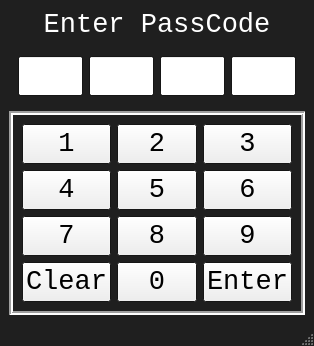
<?xml version="1.0" encoding="UTF-8"?>
<ui version="4.0">
 <class>KeyPad</class>
 <widget class="QMainWindow" name="KeyPad">
  <property name="geometry">
   <rect>
    <x>0</x>
    <y>0</y>
    <width>298</width>
    <height>342</height>
   </rect>
  </property>
  <property name="palette">
   <palette>
    <active>
     <colorrole role="Base">
      <brush brushstyle="SolidPattern">
       <color alpha="255">
        <red>255</red>
        <green>255</green>
        <blue>255</blue>
       </color>
      </brush>
     </colorrole>
     <colorrole role="Window">
      <brush brushstyle="SolidPattern">
       <color alpha="255">
        <red>31</red>
        <green>31</green>
        <blue>31</blue>
       </color>
      </brush>
     </colorrole>
    </active>
    <inactive>
     <colorrole role="Base">
      <brush brushstyle="SolidPattern">
       <color alpha="255">
        <red>255</red>
        <green>255</green>
        <blue>255</blue>
       </color>
      </brush>
     </colorrole>
     <colorrole role="Window">
      <brush brushstyle="SolidPattern">
       <color alpha="255">
        <red>31</red>
        <green>31</green>
        <blue>31</blue>
       </color>
      </brush>
     </colorrole>
    </inactive>
    <disabled>
     <colorrole role="Base">
      <brush brushstyle="SolidPattern">
       <color alpha="255">
        <red>31</red>
        <green>31</green>
        <blue>31</blue>
       </color>
      </brush>
     </colorrole>
     <colorrole role="Window">
      <brush brushstyle="SolidPattern">
       <color alpha="255">
        <red>31</red>
        <green>31</green>
        <blue>31</blue>
       </color>
      </brush>
     </colorrole>
    </disabled>
   </palette>
  </property>
  <property name="windowTitle">
   <string>KeyPad</string>
  </property>
  <widget class="QWidget" name="centralwidget">
   <layout class="QVBoxLayout" name="verticalLayout">
    <item>
     <widget class="QLabel" name="lbl">
      <property name="palette">
       <palette>
        <active>
         <colorrole role="WindowText">
          <brush brushstyle="SolidPattern">
           <color alpha="255">
            <red>255</red>
            <green>255</green>
            <blue>255</blue>
           </color>
          </brush>
         </colorrole>
        </active>
        <inactive>
         <colorrole role="WindowText">
          <brush brushstyle="SolidPattern">
           <color alpha="255">
            <red>255</red>
            <green>255</green>
            <blue>255</blue>
           </color>
          </brush>
         </colorrole>
        </inactive>
        <disabled>
         <colorrole role="WindowText">
          <brush brushstyle="SolidPattern">
           <color alpha="255">
            <red>120</red>
            <green>120</green>
            <blue>120</blue>
           </color>
          </brush>
         </colorrole>
        </disabled>
       </palette>
      </property>
      <property name="font">
       <font>
        <family>Consolas</family>
        <pointsize>20</pointsize>
       </font>
      </property>
      <property name="text">
       <string>Enter PassCode</string>
      </property>
      <property name="alignment">
       <set>Qt::AlignCenter</set>
      </property>
     </widget>
    </item>
    <item>
     <widget class="QFrame" name="FU">
      <property name="sizePolicy">
       <sizepolicy hsizetype="Preferred" vsizetype="Preferred">
        <horstretch>0</horstretch>
        <verstretch>1</verstretch>
       </sizepolicy>
      </property>
      <property name="frameShape">
       <enum>QFrame::NoFrame</enum>
      </property>
      <property name="frameShadow">
       <enum>QFrame::Plain</enum>
      </property>
      <layout class="QHBoxLayout" name="horizontalLayout">
       <item>
        <widget class="QLineEdit" name="in1">
         <property name="sizePolicy">
          <sizepolicy hsizetype="Expanding" vsizetype="Expanding">
           <horstretch>0</horstretch>
           <verstretch>0</verstretch>
          </sizepolicy>
         </property>
         <property name="font">
          <font>
           <family>Consolas</family>
           <pointsize>20</pointsize>
          </font>
         </property>
         <property name="alignment">
          <set>Qt::AlignCenter</set>
         </property>
        </widget>
       </item>
       <item>
        <widget class="QLineEdit" name="in2">
         <property name="sizePolicy">
          <sizepolicy hsizetype="Expanding" vsizetype="Expanding">
           <horstretch>0</horstretch>
           <verstretch>0</verstretch>
          </sizepolicy>
         </property>
         <property name="font">
          <font>
           <family>Consolas</family>
           <pointsize>20</pointsize>
          </font>
         </property>
         <property name="alignment">
          <set>Qt::AlignCenter</set>
         </property>
        </widget>
       </item>
       <item>
        <widget class="QLineEdit" name="in3">
         <property name="sizePolicy">
          <sizepolicy hsizetype="Expanding" vsizetype="Expanding">
           <horstretch>0</horstretch>
           <verstretch>0</verstretch>
          </sizepolicy>
         </property>
         <property name="font">
          <font>
           <family>Consolas</family>
           <pointsize>20</pointsize>
          </font>
         </property>
         <property name="alignment">
          <set>Qt::AlignCenter</set>
         </property>
        </widget>
       </item>
       <item>
        <widget class="QLineEdit" name="in4">
         <property name="sizePolicy">
          <sizepolicy hsizetype="Expanding" vsizetype="Expanding">
           <horstretch>0</horstretch>
           <verstretch>0</verstretch>
          </sizepolicy>
         </property>
         <property name="font">
          <font>
           <family>Consolas</family>
           <pointsize>20</pointsize>
          </font>
         </property>
         <property name="alignment">
          <set>Qt::AlignCenter</set>
         </property>
        </widget>
       </item>
      </layout>
     </widget>
    </item>
    <item>
     <widget class="QFrame" name="FD">
      <property name="sizePolicy">
       <sizepolicy hsizetype="Preferred" vsizetype="Preferred">
        <horstretch>0</horstretch>
        <verstretch>2</verstretch>
       </sizepolicy>
      </property>
      <property name="frameShape">
       <enum>QFrame::Box</enum>
      </property>
      <property name="frameShadow">
       <enum>QFrame::Sunken</enum>
      </property>
      <property name="lineWidth">
       <number>2</number>
      </property>
      <layout class="QGridLayout" name="gridLayout">
       <item row="0" column="0">
        <widget class="QPushButton" name="P1">
         <property name="sizePolicy">
          <sizepolicy hsizetype="Minimum" vsizetype="Expanding">
           <horstretch>0</horstretch>
           <verstretch>0</verstretch>
          </sizepolicy>
         </property>
         <property name="font">
          <font>
           <family>Consolas</family>
           <pointsize>20</pointsize>
          </font>
         </property>
         <property name="text">
          <string>1</string>
         </property>
        </widget>
       </item>
       <item row="0" column="1">
        <widget class="QPushButton" name="P2">
         <property name="sizePolicy">
          <sizepolicy hsizetype="Minimum" vsizetype="Expanding">
           <horstretch>0</horstretch>
           <verstretch>0</verstretch>
          </sizepolicy>
         </property>
         <property name="font">
          <font>
           <family>Consolas</family>
           <pointsize>20</pointsize>
          </font>
         </property>
         <property name="text">
          <string>2</string>
         </property>
        </widget>
       </item>
       <item row="0" column="2">
        <widget class="QPushButton" name="P3">
         <property name="sizePolicy">
          <sizepolicy hsizetype="Minimum" vsizetype="Expanding">
           <horstretch>0</horstretch>
           <verstretch>0</verstretch>
          </sizepolicy>
         </property>
         <property name="font">
          <font>
           <family>Consolas</family>
           <pointsize>20</pointsize>
          </font>
         </property>
         <property name="text">
          <string>3</string>
         </property>
        </widget>
       </item>
       <item row="1" column="0">
        <widget class="QPushButton" name="P4">
         <property name="sizePolicy">
          <sizepolicy hsizetype="Minimum" vsizetype="Expanding">
           <horstretch>0</horstretch>
           <verstretch>0</verstretch>
          </sizepolicy>
         </property>
         <property name="font">
          <font>
           <family>Consolas</family>
           <pointsize>20</pointsize>
          </font>
         </property>
         <property name="text">
          <string>4</string>
         </property>
        </widget>
       </item>
       <item row="1" column="1">
        <widget class="QPushButton" name="P5">
         <property name="sizePolicy">
          <sizepolicy hsizetype="Minimum" vsizetype="Expanding">
           <horstretch>0</horstretch>
           <verstretch>0</verstretch>
          </sizepolicy>
         </property>
         <property name="font">
          <font>
           <family>Consolas</family>
           <pointsize>20</pointsize>
          </font>
         </property>
         <property name="text">
          <string>5</string>
         </property>
        </widget>
       </item>
       <item row="1" column="2">
        <widget class="QPushButton" name="P6">
         <property name="sizePolicy">
          <sizepolicy hsizetype="Minimum" vsizetype="Expanding">
           <horstretch>0</horstretch>
           <verstretch>0</verstretch>
          </sizepolicy>
         </property>
         <property name="font">
          <font>
           <family>Consolas</family>
           <pointsize>20</pointsize>
          </font>
         </property>
         <property name="text">
          <string>6</string>
         </property>
        </widget>
       </item>
       <item row="2" column="0">
        <widget class="QPushButton" name="P7">
         <property name="sizePolicy">
          <sizepolicy hsizetype="Minimum" vsizetype="Expanding">
           <horstretch>0</horstretch>
           <verstretch>0</verstretch>
          </sizepolicy>
         </property>
         <property name="font">
          <font>
           <family>Consolas</family>
           <pointsize>20</pointsize>
          </font>
         </property>
         <property name="text">
          <string>7</string>
         </property>
        </widget>
       </item>
       <item row="2" column="1">
        <widget class="QPushButton" name="P8">
         <property name="sizePolicy">
          <sizepolicy hsizetype="Minimum" vsizetype="Expanding">
           <horstretch>0</horstretch>
           <verstretch>0</verstretch>
          </sizepolicy>
         </property>
         <property name="font">
          <font>
           <family>Consolas</family>
           <pointsize>20</pointsize>
          </font>
         </property>
         <property name="text">
          <string>8</string>
         </property>
        </widget>
       </item>
       <item row="2" column="2">
        <widget class="QPushButton" name="P9">
         <property name="sizePolicy">
          <sizepolicy hsizetype="Minimum" vsizetype="Expanding">
           <horstretch>0</horstretch>
           <verstretch>0</verstretch>
          </sizepolicy>
         </property>
         <property name="font">
          <font>
           <family>Consolas</family>
           <pointsize>20</pointsize>
          </font>
         </property>
         <property name="text">
          <string>9</string>
         </property>
        </widget>
       </item>
       <item row="3" column="0">
        <widget class="QPushButton" name="PC">
         <property name="sizePolicy">
          <sizepolicy hsizetype="Minimum" vsizetype="Expanding">
           <horstretch>0</horstretch>
           <verstretch>0</verstretch>
          </sizepolicy>
         </property>
         <property name="font">
          <font>
           <family>Consolas</family>
           <pointsize>20</pointsize>
          </font>
         </property>
         <property name="text">
          <string>Clear</string>
         </property>
        </widget>
       </item>
       <item row="3" column="1">
        <widget class="QPushButton" name="P0">
         <property name="sizePolicy">
          <sizepolicy hsizetype="Minimum" vsizetype="Expanding">
           <horstretch>0</horstretch>
           <verstretch>0</verstretch>
          </sizepolicy>
         </property>
         <property name="font">
          <font>
           <family>Consolas</family>
           <pointsize>20</pointsize>
          </font>
         </property>
         <property name="text">
          <string>0</string>
         </property>
        </widget>
       </item>
       <item row="3" column="2">
        <widget class="QPushButton" name="PE">
         <property name="sizePolicy">
          <sizepolicy hsizetype="Minimum" vsizetype="Expanding">
           <horstretch>0</horstretch>
           <verstretch>0</verstretch>
          </sizepolicy>
         </property>
         <property name="font">
          <font>
           <family>Consolas</family>
           <pointsize>20</pointsize>
          </font>
         </property>
         <property name="text">
          <string>Enter</string>
         </property>
        </widget>
       </item>
      </layout>
     </widget>
    </item>
   </layout>
  </widget>
  <widget class="QStatusBar" name="statusbar"/>
 </widget>
 <resources/>
 <connections>
  <connection>
   <sender>PC</sender>
   <signal>clicked()</signal>
   <receiver>in1</receiver>
   <slot>clear()</slot>
   <hints>
    <hint type="sourcelabel">
     <x>104</x>
     <y>299</y>
    </hint>
    <hint type="destinationlabel">
     <x>78</x>
     <y>93</y>
    </hint>
   </hints>
  </connection>
  <connection>
   <sender>PC</sender>
   <signal>clicked()</signal>
   <receiver>in2</receiver>
   <slot>clear()</slot>
   <hints>
    <hint type="sourcelabel">
     <x>104</x>
     <y>299</y>
    </hint>
    <hint type="destinationlabel">
     <x>145</x>
     <y>93</y>
    </hint>
   </hints>
  </connection>
  <connection>
   <sender>PC</sender>
   <signal>clicked()</signal>
   <receiver>in3</receiver>
   <slot>clear()</slot>
   <hints>
    <hint type="sourcelabel">
     <x>104</x>
     <y>299</y>
    </hint>
    <hint type="destinationlabel">
     <x>212</x>
     <y>93</y>
    </hint>
   </hints>
  </connection>
  <connection>
   <sender>PC</sender>
   <signal>clicked()</signal>
   <receiver>in4</receiver>
   <slot>clear()</slot>
   <hints>
    <hint type="sourcelabel">
     <x>104</x>
     <y>299</y>
    </hint>
    <hint type="destinationlabel">
     <x>279</x>
     <y>93</y>
    </hint>
   </hints>
  </connection>
 </connections>
</ui>
